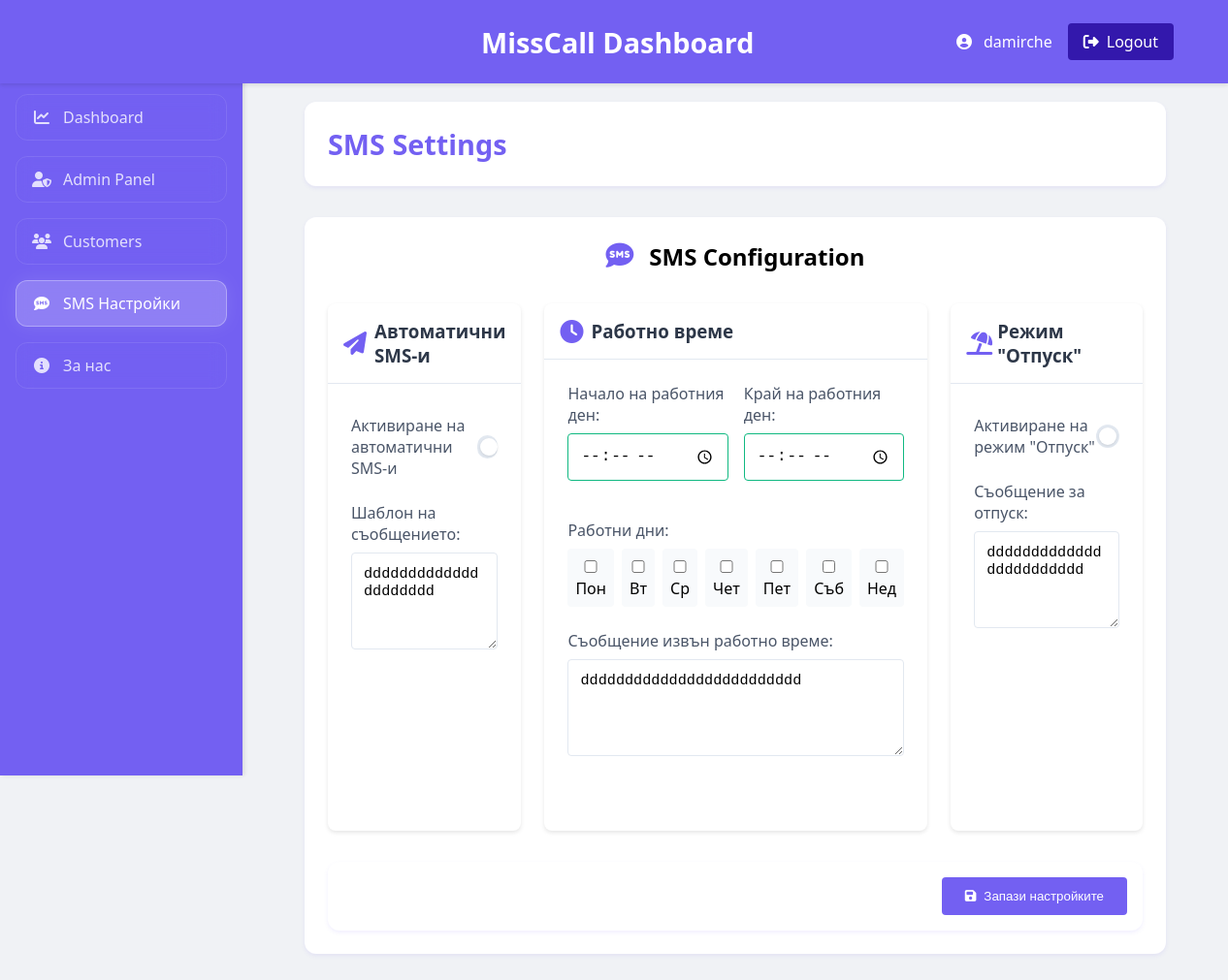
Screenshot of /sms-settings (signed in) with the database file from the repository.
### app.py (models this page shows, shortened)
class User(UserMixin, db.Model):
    id = db.Column(db.Integer, primary_key=True)
    username = db.Column(db.String(50), unique=True, nullable=False)
    password = db.Column(db.String(256), nullable=False)
    phone_number = db.Column(db.String(15), nullable=False)
    is_admin = db.Column(db.Boolean, default=False)
    missed_calls = db.relationship('MissedCall', backref='user', lazy=True)
    sms_enabled = db.Column(db.Boolean, default=True)
    sms_template = db.Column(db.Text, default='Здравейте, пропуснах обаждането ви. Ще се свържа с вас при първа възможност.')
    working_hours_start = db.Column(db.String(5), default='09:00')
    working_hours_end = db.Column(db.String(5), default='18:00')
    working_days = db.Column(db.String(100), default='Monday,Tuesday,Wednesday,Thursday,Friday')
    off_hours_message = db.Column(db.Text, default='Здравейте, в момента сме извън работно време. Ще се свържем с вас през работния ден.')
    vacation_mode = db.Column(db.Boolean, default=False)
    vacation_message = db.Column(db.Text, default='Здравейте, в момента съм в отпуск. Ще се свържа с вас след завръщането си.')
    last_login = db.Column(db.DateTime)
    is_online = db.Column(db.Boolean, default=False)
    last_seen = db.Column(db.DateTime(timezone=True))

### app.py (the view, shortened to what this page needs)
@app.route('/sms-settings', methods=['GET', 'POST'])
@login_required
def sms_settings():
    return render_template('sms-settings.html')

### app.py (called while the page is built)
@login_manager.user_loader
def load_user(user_id):
    return db.session.get(User, int(user_id))

@app.before_request
def before_request():
    if current_user.is_authenticated:
        try:
            current_time = datetime.now(UTC)
            if current_user.last_seen is None:
                current_user.last_seen = current_time
                db.session.commit()
                return
            if current_user.last_seen.tzinfo is None:
                current_user.last_seen = pytz.UTC.localize(current_user.last_seen)
            time_difference = (current_time - current_user.last_seen).total_seconds()
            current_user.last_seen = current_time
            db.session.commit()
            if time_difference > 300:
                logout_user()
                return redirect(url_for('login'))
        except Exception as e:
            app.logger.error(f"Error in before_request: {str(e)}")
            pass

### templates/sms-settings.html (shortened to what this page needs)
{% extends "base.html" %}
{% block content %}
<div class="admin-container">
    <div class="dashboard-header">
        <h1>SMS Settings</h1>
    </div>
    <div class="admin-section">
        <div class="section-header">
            <h2><i class="fas fa-sms"></i> SMS Configuration</h2>
        </div>
        <form method="POST" class="settings-form">
            <div class="settings-grid">
                <div class="settings-card">
                    <div class="card-header">
                        <h3><i class="fas fa-paper-plane"></i> Автоматични SMS-и</h3>
                    </div>
                    <div class="card-content">
                        <div class="setting-item">
                            <div class="toggle-wrapper">
                                <span class="toggle-label">Активиране на автоматични SMS-и</span>
                                <label class="toggle-switch">
                                    <span class="toggle-slider"></span>
                                </label>
                            </div>
                            <div class="form-group">
                                <label>Шаблон на съобщението:</label>
                                <textarea name="sms_template" class="form-control">{{ current_user.sms_template }}</textarea>
                            </div>
                        </div>
                    </div>
                </div>
                <div class="settings-card">
                    <div class="card-header">
                        <h3><i class="fas fa-clock"></i> Работно време</h3>
                    </div>
                    <div class="card-content">
                        <div class="form-row">
                            <div class="form-group">
                                <label>Начало на работния ден:</label>
                                <input type="time" name="work_start" class="form-control"
                                       value="{{ current_user.work_start }}">
                            </div>
                            <div class="form-group">
                                <label>Край на работния ден:</label>
                                <input type="time" name="work_end" class="form-control"
                                       value="{{ current_user.work_end }}">
                            </div>
                        </div>
                        <div class="form-group">
                            <label>Работни дни:</label>
                            <div class="days-grid">
                                {% for day in ['Пон', 'Вт', 'Ср', 'Чет', 'Пет', 'Съб', 'Нед'] %}
                                <div class="day-checkbox">
                                    <input type="checkbox" name="work_days" value="{{ loop.index0 }}"
                                           {% if loop.index0 in current_user.work_days %}checked{% endif %}>
                                    <span>{{ day }}</span>
                                </div>
                                {% endfor %}
                            </div>
                        </div>
                        <div class="form-group">
                            <label>Съобщение извън работно време:</label>
                            <textarea name="off_hours_message" class="form-control">{{ current_user.off_hours_message }}</textarea>
                        </div>
                    </div>
                </div>
                <div class="settings-card">
                    <div class="card-header">
                        <h3><i class="fas fa-umbrella-beach"></i> Режим "Отпуск"</h3>
                    </div>
                    <div class="card-content">
                        <div class="setting-item">
                            <div class="toggle-wrapper">
                                <span class="toggle-label">Активиране на режим "Отпуск"</span>
                                <label class="toggle-switch">
                                    <span class="toggle-slider"></span>
                                </label>
                            </div>
                            <div class="form-group">
                                <label>Съобщение за отпуск:</label>
                                <textarea name="vacation_message" class="form-control">{{ current_user.vacation_message }}</textarea>
                            </div>
                        </div>
                    </div>
                </div>
            </div>
            <div class="form-actions">
                <button type="submit" class="btn btn-primary">
                    <i class="fas fa-save"></i> Запази настройките
                </button>
            </div>
        </form>
    </div>
</div>
{% endblock %}

### templates/base.html (shortened to what this page needs)
<!DOCTYPE html>
<html lang="en">
<head>
    <link rel="stylesheet" href="https://cdnjs.cloudflare.com/ajax/libs/font-awesome/6.4.0/css/all.min.css">
    <link rel="stylesheet" href="{{ url_for('static', filename='css/style.css') }}">
</head>
<body class="{% if current_user.is_authenticated %}authenticated{% endif %}">
    {% if current_user.is_authenticated %}
    <div class="sidebar">
        <div class="sidebar-content">
            <a href="{{ url_for('dashboard') }}" class="sidebar-item {% if request.endpoint == 'dashboard' %}active{% endif %}">
                <i class="fas fa-chart-line"></i>
                Dashboard
            </a>
            {% if current_user.is_admin %}
            <a href="{{ url_for('admin_dashboard') }}" class="sidebar-item {% if request.endpoint == 'admin_dashboard' %}active{% endif %}">
                <i class="fas fa-user-shield"></i>
                Admin Panel
            </a>
            {% endif %}
            <a href="{{ url_for('customers') }}" class="sidebar-item {% if request.endpoint == 'customers' %}active{% endif %}">
                <i class="fas fa-users"></i>
                Customers
            </a>
            <a href="{{ url_for('sms_settings') }}" class="sidebar-item {% if request.endpoint == 'sms_settings' %}active{% endif %}">
                <i class="fas fa-sms"></i>
                SMS Настройки
            </a>
            <a href="{{ url_for('about') }}" class="sidebar-item {% if request.endpoint == 'about' %}active{% endif %}">
                <i class="fas fa-info-circle"></i>
                За нас
            </a>
        </div>
    </div>
    <div class="main-content">
        <nav class="navbar">
            <div class="navbar-container">
                <div class="navbar-brand">
                    {% block header_title %}MissCall Dashboard{% endblock %}
                </div>
                <div class="user-profile">
                    <div class="user-info">
                        <i class="fas fa-user-circle"></i>
                        <span>{{ current_user.username }}</span>
                    </div>
                    <a href="{{ url_for('logout') }}" class="logout-btn">
                        <i class="fas fa-sign-out-alt"></i> Logout
                    </a>
                </div>
            </div>
        </nav>
        {% block content %}{% endblock %}
    </div>
    {% else %}
    {% block auth_content %}{% endblock %}
    {% endif %}
</body>
</html>

### templates/sms-settings.html (style rules this page uses)
.settings-card { background: white; border-radius: 8px; box-shadow: 0 2px 4px rgba(0,0,0,0.1); margin-bottom: 1.5rem; }
.card-header { padding: 1rem; border-bottom: 1px solid #e2e8f0; }
.card-header h3 { margin: 0; color: #2d3748; display: flex; align-items: center; gap: 0.5rem; }
.card-content { padding: 1.5rem; }
.form-group { margin-bottom: 1.5rem; }
.form-group label { display: block; margin-bottom: 0.5rem; color: #4a5568; font-weight: 500; }
.form-control { width: 100%; padding: 0.75rem; border: 1px solid #e2e8f0; border-radius: 4px; font-size: 0.95rem; }
textarea.form-control { min-height: 100px; resize: vertical; }
.form-row { display: flex; gap: 1rem; margin-bottom: 1rem; }
.form-row .form-group { flex: 1; }
.days-grid { display: grid; grid-template-columns: repeat(7, 1fr); gap: 0.5rem; margin-top: 0.5rem; }
.day-checkbox { text-align: center; padding: 0.5rem; background: #f8fafc; border-radius: 4px; }
.toggle-wrapper { display: flex; justify-content: space-between; align-items: center; margin-bottom: 1rem; padding: 0.5rem 0; }
.toggle-label { font-weight: 500; color: #4a5568; }
.form-actions { margin-top: 2rem; display: flex; justify-content: flex-end; }
.btn-primary { background: #7360f2; color: white; padding: 0.75rem 1.5rem; border: none; border-radius: 4px; font-weight: 500; display: flex; align-items: center; gap: 0.5rem; cursor: pointer; transition: background-color 0.3s; }
.toggle-switch { position: relative; display: inline-block; width: 46px; height: 24px; }
.toggle-slider { position: absolute; cursor: pointer; top: 0; left: 0; right: 0; bottom: 0; background-color: #e2e8f0; transition: .3s; border-radius: 24px; }
.toggle-slider:before { position: absolute; content: ""; height: 18px; width: 18px; left: 3px; bottom: 3px; background-color: white; transition: .3s; border-radius: 50%; }

### rows the page displays
User: username "damirche", sms_template "ddddddddddddddddddddd", off_hours_message "ddddddddddddddddddddddddd", vacation_message "dddddddddddddddddddddddd"

### other values shown
{{ day }} "Пон" "Вт" "Ср" "Чет" "Пет" "Съб" "Нед"
